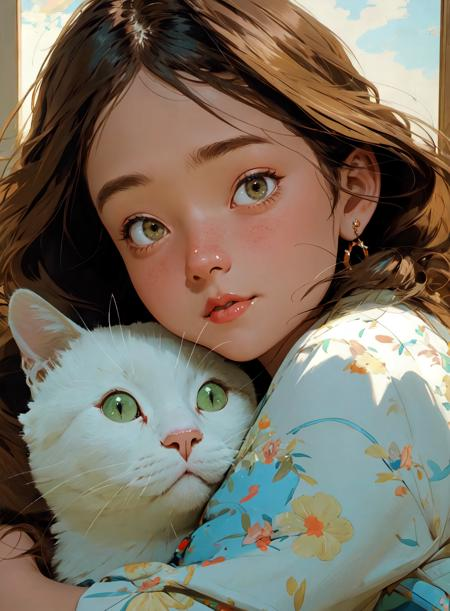
#> input picture pratice/week_1/img/00750.jpeg, 450 x 611 px, found by its file name
$ jupyter execute --allow-errors 21011801_tranky.ipynb
#> lines starting #> are read from the running program, lines starting #| are printed output that depends on the picture
# Import libraries

[cell 1]
import cv2
import matplotlib.pyplot as plt
import numpy as np

# Read and show images

[cell 2]
path = './img/00750.jpeg'
img = cv2.imread(path,0)
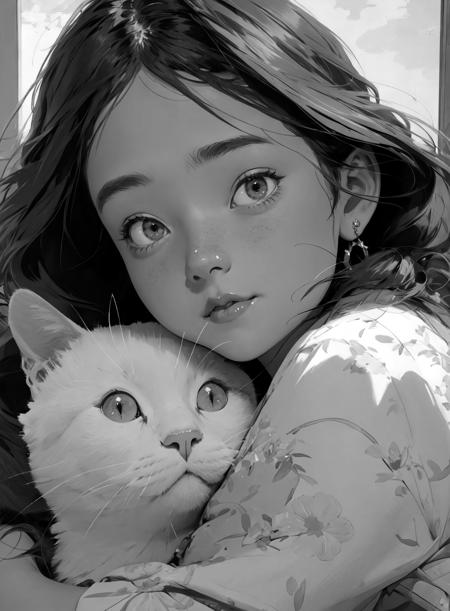
#> img: shape (611, 450); min 0, max 255, mean 114.4
img
# '''
# ảnh sẽ là một ma trận
# ''

[cell 3]
# plt.imshow(img[:,:,::-1]) # đảo ngược kênh màu thành màu RGB
plt.imshow(img) # đảo ngược kênh màu thành màu RGB
img.shape
#> Out = (611, 450)

# Show size of image

[cell 4]
# [5 lines of commented-out code are left out]

[cell 5]
print("Img size: ", img.size) # size = Height * Width * Channel
#| Img size:  274950

# Show type of image

[cell 6]
img.dtype
# '''
#     Kiểu dữ liệu của ảnh
# '''

# imread() with different color format
- IMREAD_ANYCOLOR=4
- IMREAD_ANYDEPTH = 2
- IMREAD_COLOR=1
- IMREAD_GRAYSCALE = 0
- IMREAD_LOAD_GDAL = 8
- IMREAD_UNCHANGED = -1

[cell 7]
def read_img_option(path, option):
#> called with path = './img/00750.jpeg', option = 4
    img= cv2.imread(path,option)
#> img is the input picture: shape (611, 450, 3); mean B, G, R 99.2, 113.3, 122.5
    return img
def show_img(img):
    plt.imshow(img)
    plt.axis('off')
    plt.show()

[cell 8]
img_anycolor=read_img_option(path, cv2.IMREAD_ANYCOLOR)
show_img(img_anycolor)

[cell 9]
img_anydepth=read_img_option(path, cv2.IMREAD_ANYDEPTH)
show_img(img_anydepth)

[cell 10]
img_color=read_img_option(path, cv2.IMREAD_COLOR)
show_img(img_color)

[cell 11]
img_grayscale=read_img_option(path, cv2.IMREAD_GRAYSCALE)
show_img(img_grayscale)

[cell 12]
img_load_gdal=read_img_option(path, cv2.IMREAD_LOAD_GDAL)
show_img(img_load_gdal)

[cell 13]
img_unchanged=read_img_option(path, cv2.IMREAD_UNCHANGED)
show_img(img_unchanged)

# Make a random image

[cell 14]
import os
randomByteArray = bytearray(os.urandom(120000))
flatNumpyArray = np.array(randomByteArray)
type(flatNumpyArray)

[cell 15]
flatNumpyArray.shape

[cell 16]
flatNumpyArray[5:20]

[cell 17]
np.max(flatNumpyArray)

[cell 18]
grayImage= flatNumpyArray.reshape(300,400)
show_img(grayImage)
#> in show_img (call 7), `plt.show()`:
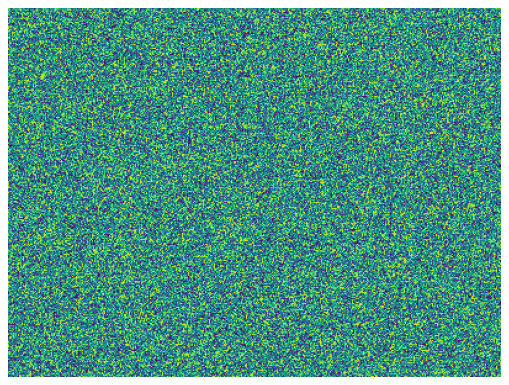
#> figure drawn by matplotlib, 1 panel

[cell 19]
bgrImage= flatNumpyArray.reshape(100,400,3)
show_img(bgrImage[:,:,::-1])
#> in show_img (call 8), `plt.show()`:
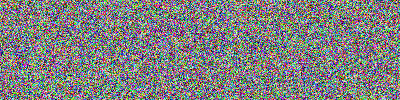
#> shown: shape (100, 400, 3); mean R, G, B 127.3, 127.8, 127.8

[cell 20]
array=np.random.randint(0,256,120000)
grayImage= array.reshape(300,400)
show_img(grayImage)
#> in show_img (call 9), `plt.show()`:
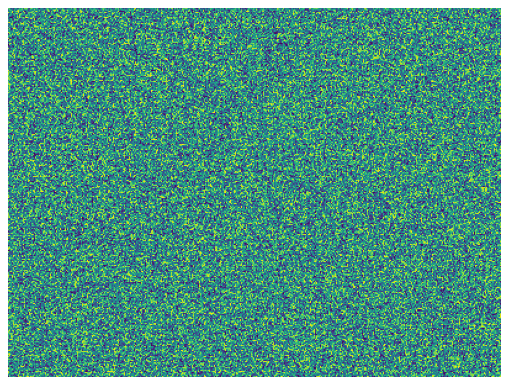
#> figure drawn by matplotlib, 1 panel

$ run again, with pratice/week_1/img/download.png saved as pratice/week_1/img/00750.jpeg
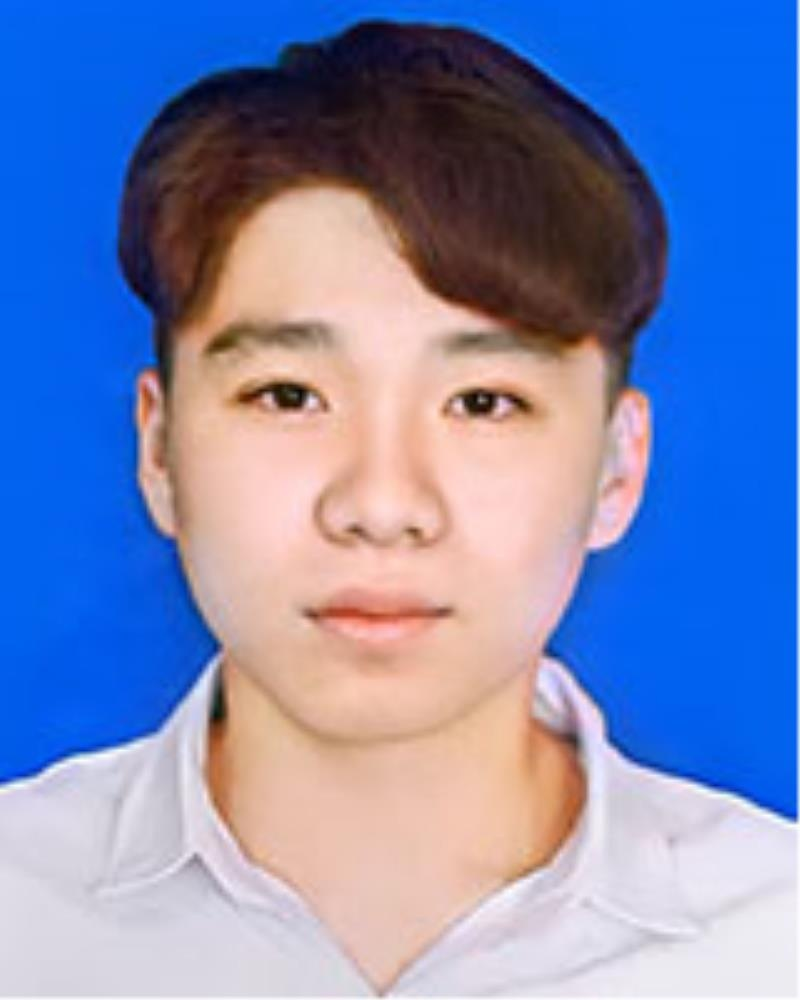
#> input picture pratice/week_1/img/download.png, 800 x 1000 px, found by its file name
#| Img size:  800000
#> in read_img_option, img is the input picture: shape (1000, 800, 3); mean B, G, R 181.2, 135.7, 121.4
#> in show_img (call 7), `plt.show()`:
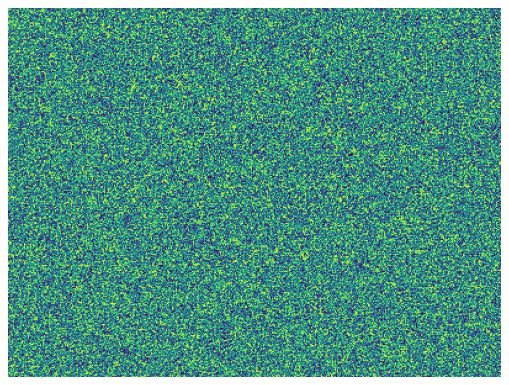
#> figure drawn by matplotlib, 1 panel
#> in show_img (call 8), `plt.show()`:
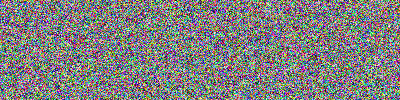
#> shown: shape (100, 400, 3); mean R, G, B 127.6, 127.3, 127.2
